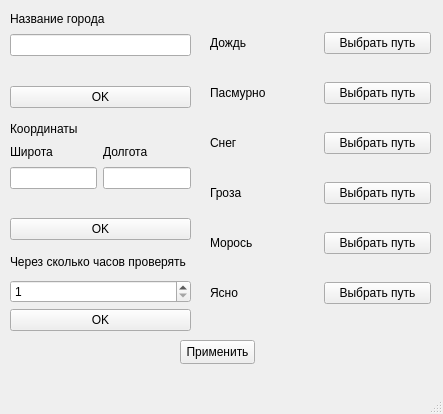
<?xml version="1.0" encoding="UTF-8"?>
<ui version="4.0">
 <class>MainWindow</class>
 <widget class="QMainWindow" name="MainWindow">
  <property name="geometry">
   <rect>
    <x>0</x>
    <y>0</y>
    <width>443</width>
    <height>414</height>
   </rect>
  </property>
  <property name="windowTitle">
   <string>MainWindow</string>
  </property>
  <widget class="QWidget" name="centralwidget">
   <widget class="QWidget" name="verticalLayoutWidget">
    <property name="geometry">
     <rect>
      <x>10</x>
      <y>10</y>
      <width>181</width>
      <height>98</height>
     </rect>
    </property>
    <layout class="QVBoxLayout" name="verticalLayout">
     <item>
      <widget class="QLabel" name="label">
       <property name="text">
        <string>Название города</string>
       </property>
      </widget>
     </item>
     <item>
      <widget class="QLineEdit" name="lineEditCity"/>
     </item>
     <item>
      <widget class="QLabel" name="warningCity">
       <property name="text">
        <string/>
       </property>
      </widget>
     </item>
     <item>
      <widget class="QPushButton" name="pushButtonCity">
       <property name="text">
        <string>OK</string>
       </property>
      </widget>
     </item>
    </layout>
   </widget>
   <widget class="QWidget" name="gridLayoutWidget">
    <property name="geometry">
     <rect>
      <x>10</x>
      <y>120</y>
      <width>181</width>
      <height>120</height>
     </rect>
    </property>
    <layout class="QGridLayout" name="gridLayout">
     <item row="0" column="0" colspan="2">
      <widget class="QLabel" name="label_3">
       <property name="text">
        <string>Координаты</string>
       </property>
      </widget>
     </item>
     <item row="3" column="0" colspan="2">
      <widget class="QLabel" name="warningCoords">
       <property name="text">
        <string/>
       </property>
      </widget>
     </item>
     <item row="2" column="1">
      <widget class="QLineEdit" name="lineEditY"/>
     </item>
     <item row="1" column="1">
      <widget class="QLabel" name="label_6">
       <property name="text">
        <string>Долгота</string>
       </property>
      </widget>
     </item>
     <item row="2" column="0">
      <widget class="QLineEdit" name="lineEditX"/>
     </item>
     <item row="1" column="0">
      <widget class="QLabel" name="label_5">
       <property name="text">
        <string>Широта</string>
       </property>
      </widget>
     </item>
     <item row="4" column="0" colspan="2">
      <widget class="QPushButton" name="pushButtonCoords">
       <property name="text">
        <string>OK</string>
       </property>
      </widget>
     </item>
    </layout>
   </widget>
   <widget class="QWidget" name="verticalLayoutWidget_2">
    <property name="geometry">
     <rect>
      <x>10</x>
      <y>250</y>
      <width>181</width>
      <height>81</height>
     </rect>
    </property>
    <layout class="QVBoxLayout" name="verticalLayout_2">
     <item>
      <widget class="QLabel" name="label_7">
       <property name="text">
        <string>Через сколько часов проверять</string>
       </property>
      </widget>
     </item>
     <item>
      <widget class="QSpinBox" name="spinTime">
       <property name="minimum">
        <number>1</number>
       </property>
      </widget>
     </item>
     <item>
      <widget class="QPushButton" name="pushButtonTime">
       <property name="text">
        <string>OK</string>
       </property>
      </widget>
     </item>
    </layout>
   </widget>
   <widget class="QWidget" name="gridLayoutWidget_2">
    <property name="geometry">
     <rect>
      <x>210</x>
      <y>10</y>
      <width>221</width>
      <height>321</height>
     </rect>
    </property>
    <layout class="QGridLayout" name="gridLayout_2">
     <item row="1" column="0">
      <widget class="QLabel" name="label_15">
       <property name="text">
        <string>Пасмурно</string>
       </property>
      </widget>
     </item>
     <item row="0" column="1">
      <widget class="QPushButton" name="witherBut_1">
       <property name="text">
        <string>Выбрать путь</string>
       </property>
      </widget>
     </item>
     <item row="4" column="0">
      <widget class="QLabel" name="label_18">
       <property name="text">
        <string>Морось</string>
       </property>
      </widget>
     </item>
     <item row="0" column="0">
      <widget class="QLabel" name="label_14">
       <property name="text">
        <string>Дождь</string>
       </property>
      </widget>
     </item>
     <item row="3" column="0">
      <widget class="QLabel" name="label_17">
       <property name="text">
        <string>Гроза</string>
       </property>
      </widget>
     </item>
     <item row="2" column="0">
      <widget class="QLabel" name="label_16">
       <property name="text">
        <string>Снег</string>
       </property>
      </widget>
     </item>
     <item row="5" column="0">
      <widget class="QLabel" name="label_19">
       <property name="text">
        <string>Ясно</string>
       </property>
      </widget>
     </item>
     <item row="1" column="1">
      <widget class="QPushButton" name="witherBut_2">
       <property name="text">
        <string>Выбрать путь</string>
       </property>
      </widget>
     </item>
     <item row="2" column="1">
      <widget class="QPushButton" name="witherBut_3">
       <property name="text">
        <string>Выбрать путь</string>
       </property>
      </widget>
     </item>
     <item row="3" column="1">
      <widget class="QPushButton" name="witherBut_4">
       <property name="text">
        <string>Выбрать путь</string>
       </property>
      </widget>
     </item>
     <item row="4" column="1">
      <widget class="QPushButton" name="witherBut_5">
       <property name="text">
        <string>Выбрать путь</string>
       </property>
      </widget>
     </item>
     <item row="5" column="1">
      <widget class="QPushButton" name="witherBut_6">
       <property name="text">
        <string>Выбрать путь</string>
       </property>
      </widget>
     </item>
    </layout>
   </widget>
   <widget class="QPushButton" name="pushButton">
    <property name="geometry">
     <rect>
      <x>180</x>
      <y>340</y>
      <width>75</width>
      <height>24</height>
     </rect>
    </property>
    <property name="text">
     <string>Применить</string>
    </property>
   </widget>
  </widget>
  <widget class="QMenuBar" name="menubar">
   <property name="geometry">
    <rect>
     <x>0</x>
     <y>0</y>
     <width>443</width>
     <height>22</height>
    </rect>
   </property>
  </widget>
  <widget class="QStatusBar" name="statusbar"/>
 </widget>
 <resources/>
 <connections/>
</ui>
